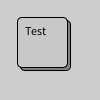
Frame 1 (no input)
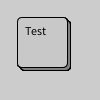
Frame 60 (the mouse pressed at the canvas centre just before this capture)
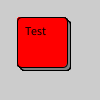
Frame 120 (the mouse held since frame 60 and released just before this capture)

The Processing sketch that drew these frames (run headless with seeded random() and noise(); from frame 60 on, the mouse is pressed at the canvas centre):

// Processing sketch: ButtonTest__Term_2_
// ── ButtonTest__Term_2_.pde
/*int x = 50;
int y = 50;
int w= 100;
int h = 75;*/
Button b1;

void setup() {
  b1 = new Button(color(200),20,20,50,50,"Test");
}

void draw() {
  b1.display();
  b1.hover(mouseX, mouseY);
}
// ── Button.pde
class Button {
  // Member Variables
  color b1, b2, t1, t2; //colors for buttons and text
  int x, y, w, h;
  String val;
  Boolean over;


  // Constructor
  Button(color b1, int x, int y, int w, int h, String val) {
    this.b1 = b1;
    this.x = x;
    this.y = y;
    this.w = w;
    this.h = h;
    this.val = val;
    over = false;
  }

  // Display Method
  void display() {
    if (over) {
      fill(128);
      rect(x, y, w, h, 5);
      fill(255,0,0);
      rect(x-3, y-3, w, h, 5);
      fill(t2);
      text(val, x+5, y+15);
    } else {
      fill(128);
      rect(x, y, w, h, 5);
      fill(b1);
      rect(x-3, y-3, w, h, 5);
      fill(t2);
      text(val, x+5, y+15);
    }
  } 

  // Hover Method
  void hover (int xpos, int ypos) {
    over = xpos>x && xpos<x+w && ypos>y && ypos<y+h;
  }
}
